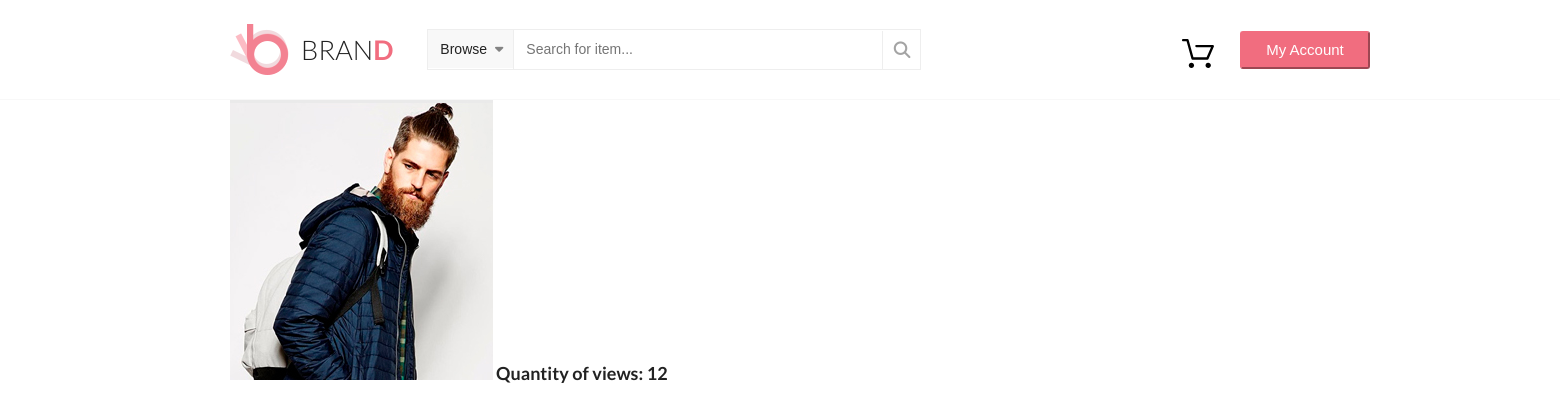
The page /5/show_image.php?id=3 on the database its author committed.
### tables this page shows
CREATE TABLE `images` (
  `id` int(10) unsigned NOT NULL AUTO_INCREMENT,
  `name` varchar(45) NOT NULL,
  `path_to_big` varchar(255) DEFAULT NULL,
  `path_to_small` varchar(255) DEFAULT NULL,
  `size` int(10) unsigned DEFAULT NULL,
  `viewed` int(10) unsigned DEFAULT '0',
  `product_id` bigint(20) unsigned DEFAULT NULL,
  PRIMARY KEY (`id`),
  KEY `product_photo_idx` (`product_id`),
  CONSTRAINT `product_photo` FOREIGN KEY (`product_id`) REFERENCES `products` (`id`) ON DELETE NO ACTION ON UPDATE NO ACTION
);

### 5/all_php/open_image.php (the view, shortened to what this page needs)
<?php
require_once "db.php";
$id = $_GET['id'];
mysqli_query($db, 'UPDATE images SET viewed = viewed + 1 WHERE id = ' . $id);
$result = mysqli_query($db, 'SELECT * FROM images WHERE id = ' . $id);
$image = mysqli_fetch_assoc($result);
$pathBig = $image['path_to_big'];
if ($image) {
    echo '
        <div class="container">
        <img src =' . $pathBig . '>
        <span class="text">Quantity of views: ' . $quantityViews = $image['viewed'] . ' </span>
        </div>
        ';
}

### 5/style/norm.css (style rules this page uses)
* { box-sizing: border-box; }
html, body, div, span, applet, object, iframe, h1, h2, h3, h4, h5, h6, p, blockquote, pre, a, abbr, acronym, address, big, cite, code, del, dfn, em, img, ins, kbd, q, s, samp, small, strike, strong, sub, sup, tt, var, b, u, i, center, dl, dt, dd, ol, ul, li, fieldset, form, label, legend, table, caption, tbody, tfoot, thead, tr, th, td, article, aside, canvas, details, embed, figure, figcaption, footer, header, hgroup, menu, nav, output, ruby, section, summary, time, mark, audio, video { margin: 0; padding: 0; border: 0; font-size: 100%; font: inherit; vertical-align: baseline; }
body { line-height: 1; }

### 5/style/style.css (style rules this page uses)
html, body { height: 100%; font-family: "Lato", sans-serif; min-width: 1600px; }
.container { width: 1140px; margin: 0 auto; }
.text { font-size: 18px; line-height: 1.857; color: #222222; font-weight: bold; }

### rows shown on the page
images: path_to_big (picture), viewed "12"
